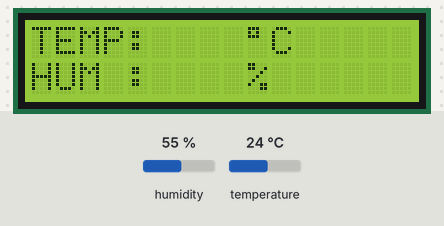
A sketch run on a simulated Arduino Uno, built with avr-gcc and run on an emulated ATmega328P. On the bench: 16×2 character LCD. The test bench sets the inputs (shaded band); at power-on: humidity 55 %, temperature 24 °C.

Above: at 1.2 s.
1.3 s: humidity set to 22 %
At 11.4 s:
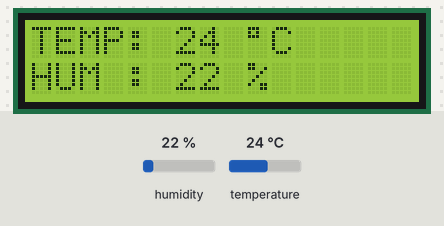
16.3 s: temperature set to 12 °C
At 21.3 s:
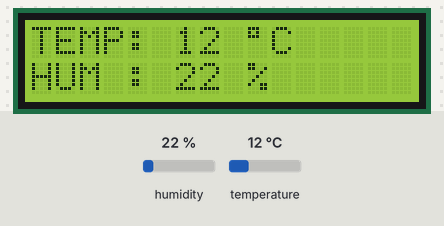
31.3 s: humidity set to 40 %
At 41.0 s:
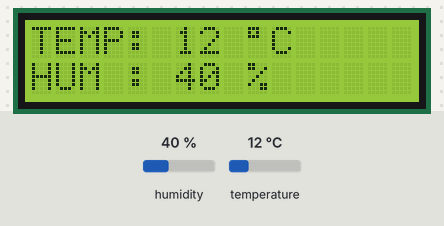
46.3 s: temperature set to 19 °C
At 50.9 s:
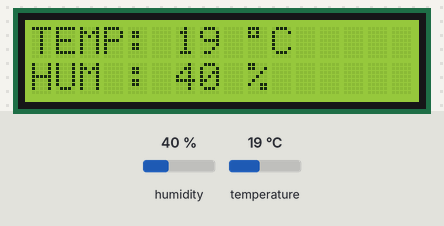
Timing chart, 0 to 52.4 s (numbered marks = the images above; inputs shaded):
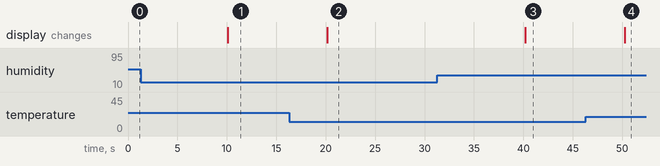

The sketch:

temp_proj.ino
```cpp
#include <Wire.h>
#include <LiquidCrystal_I2C.h>
#include <SimpleDHT.h>


//SDA -> pin A4
//SCL -> pin A5
LiquidCrystal_I2C lcd(0x27, 2, 1, 0, 4, 5, 6, 7, 3, POSITIVE);
SimpleDHT11 dht11;
int tick_tack = 0;
int time_interval = 180;

void setup() {
  //Serial port
  Serial.begin(9600);
  //LCD Setup
  lcd.begin(16,2);
  lcd.backlight();
  lcd.setCursor(0,0);
  lcd.print("TEMP:");
  lcd.setCursor(9,0);
  lcd.print((char)223);
  lcd.setCursor(10,0);
  lcd.print("C");
  lcd.setCursor(0,1);
  lcd.print("HUM :");
  lcd.setCursor(9,1);
  lcd.print("%");
}

void loop() {
  delay(10000);

  //Print data at lcd screen
  lcd.setCursor(6,0);
  byte temp = 0;
  byte hum = 0;
  int err = SimpleDHTErrSuccess;
  if ((err=dht11.read(2, &temp, &hum, NULL)) != SimpleDHTErrSuccess){
    lcd.noBacklight();
    delay(500);
    lcd.backlight();
    delay(500);
    lcd.noBacklight();
    delay(500);
    lcd.backlight();
    return;
  }
  lcd.print(temp);
  lcd.setCursor(6,1);
  lcd.print(hum);

  // Send data to serial port
  tick_tack++;
  if(tick_tack == time_interval){
    String msg = (String)temp + ":" + (String)hum;
    Serial.println(msg);
    tick_tack = 0;
  }
}
```

Measured:
- after the input at 1.3 s, the display: changes after 8.8 s (image 1)
- after the input at 16.3 s, the display: changes after 3.8 s (image 2)
- after the input at 31.3 s, the display: changes after 8.9 s (image 3)
- after the input at 46.3 s, the display: changes after 3.9 s (image 4)
